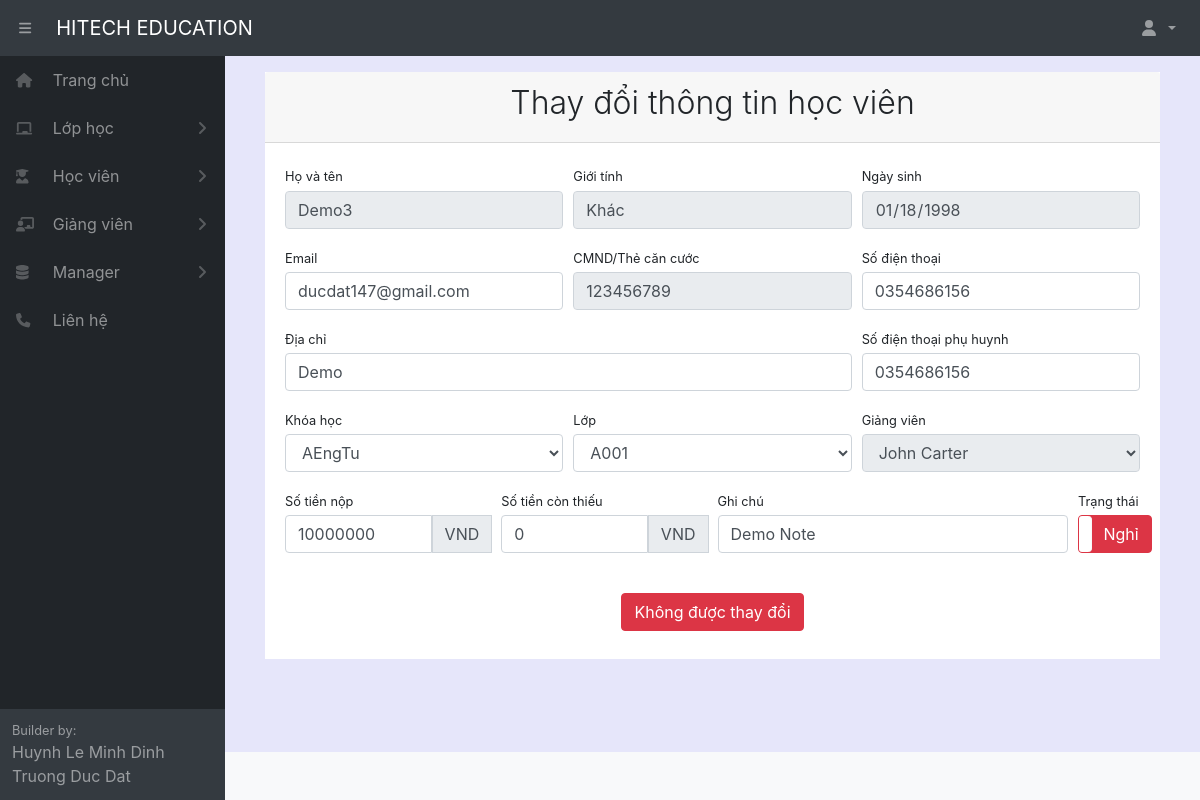
/student/100/ (signed in), run on an earlier commit of the app's database.
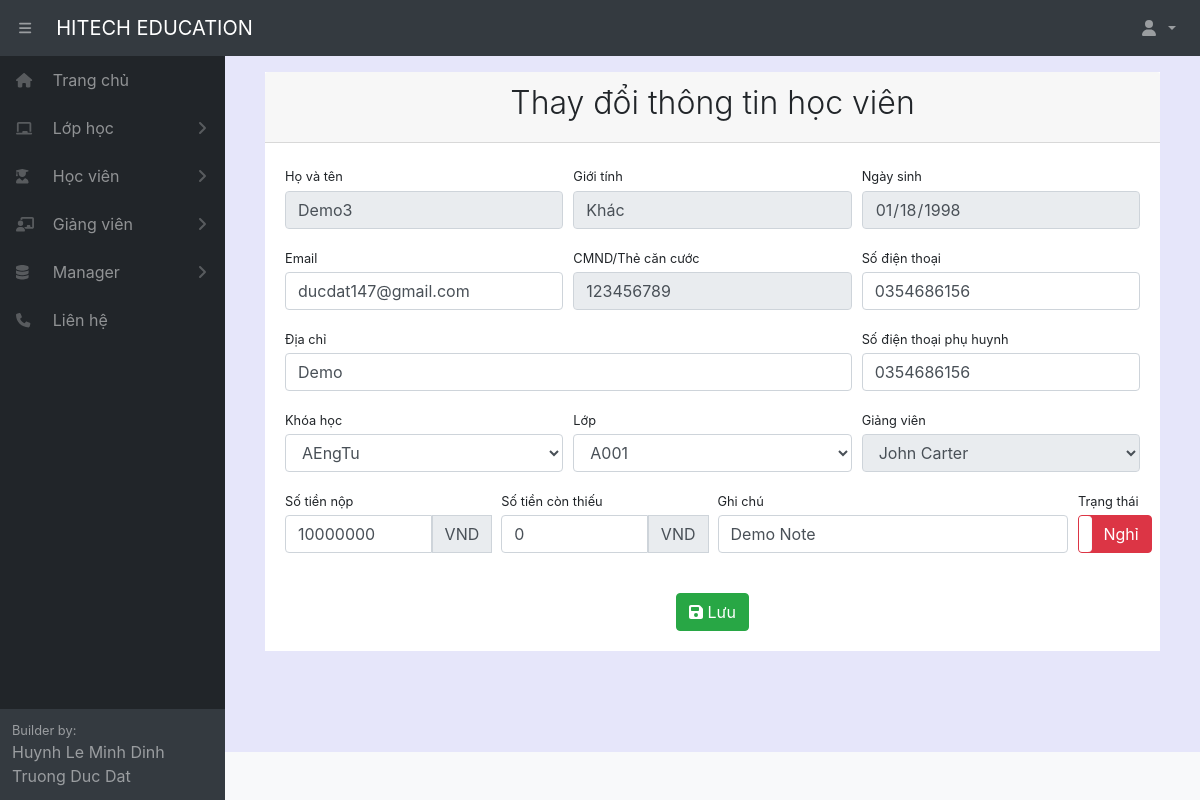
And on a later commit of the database.
### home/decorators.py (the view)
        def wrapper_func(request, *args, **kwargs):
            group = None
            if request.user.groups.exists():
                group = request.user.groups.all()[0].name
            if group in allowed_roles:
                return view_func(request, *args, **kwargs)
            else:
                return redirect('errorrole')

### home/forms.py
class UpdateStudentForm(ModelForm):
    class Meta:
        model = Student
        fields = 'email','phonenumber','adress','phonenumber_family','fee','fee_remain','note','active'

### home/models.py (called while the page is built)
    def __str__(self):
        return  self.name

    def __str__(self):
        return  self.fullname

    def __str__(self):
        return  self.fullname

    def __str__(self):
        return  self.fullname

### home/views.py (called while the page is built, shortened)
@login_required(login_url='login')
@allowed_users(allowed_roles=['admin','manager','staff'])
def detailStudent(request,pk):
    student = Student.objects.get(pk=pk)
    classname = Classname.objects.all()
    unit = Unit.objects.all()
    schedule = Schedule.objects.all()
    form = UpdateStudentForm(instance=student)
    context = {'form':form, 'schedule':schedule, 'student':student, 'classname': classname, 'unit': unit}
    return render(request,'student/detailStudent.html',context)

### home/templates/student/detailStudent.html (shortened to what the changed rows need)
{% extends "pages/base.html" %} {% block title %} Đăng kí học {% endblock title %} {% block content %} {% load static %}
<div class="card-header">
    <h2 class="text-center font-weight-light">Thay đổi thông tin học viên</h2>
</div>
<div class="card-body">
    <form method='POST' action="" id="qrcodeRedirectForm"  name="qrcodeRedirectForm">
        <div class="form-group d-flex align-items-center justify-content-between mt-4 mb-0">
            {% if student.havedetailschedule == 0 %}
            <a onclick="submita()" id="id_button" class="btn btn-success"
                style="margin-left: auto; margin-right: auto; color: white;"><i class="fas fa-save"></i> Lưu</a>
            {% else %}
            <label class="btn btn-danger" onclick="alertnochange()" disabled
                style="margin-left: auto; margin-right: auto;">
                Không được thay đổi
            </label>
            {% endif %}
        </div>
    </form>
</div>
{% endblock content %}

What changed in the data, as far as the page shows it:
changed Student "Demo3": havedetailschedule True → False (drawn)
Also different on the page:
text no longer shown: "Không được thay đổi"
text now shown: "Lưu"
